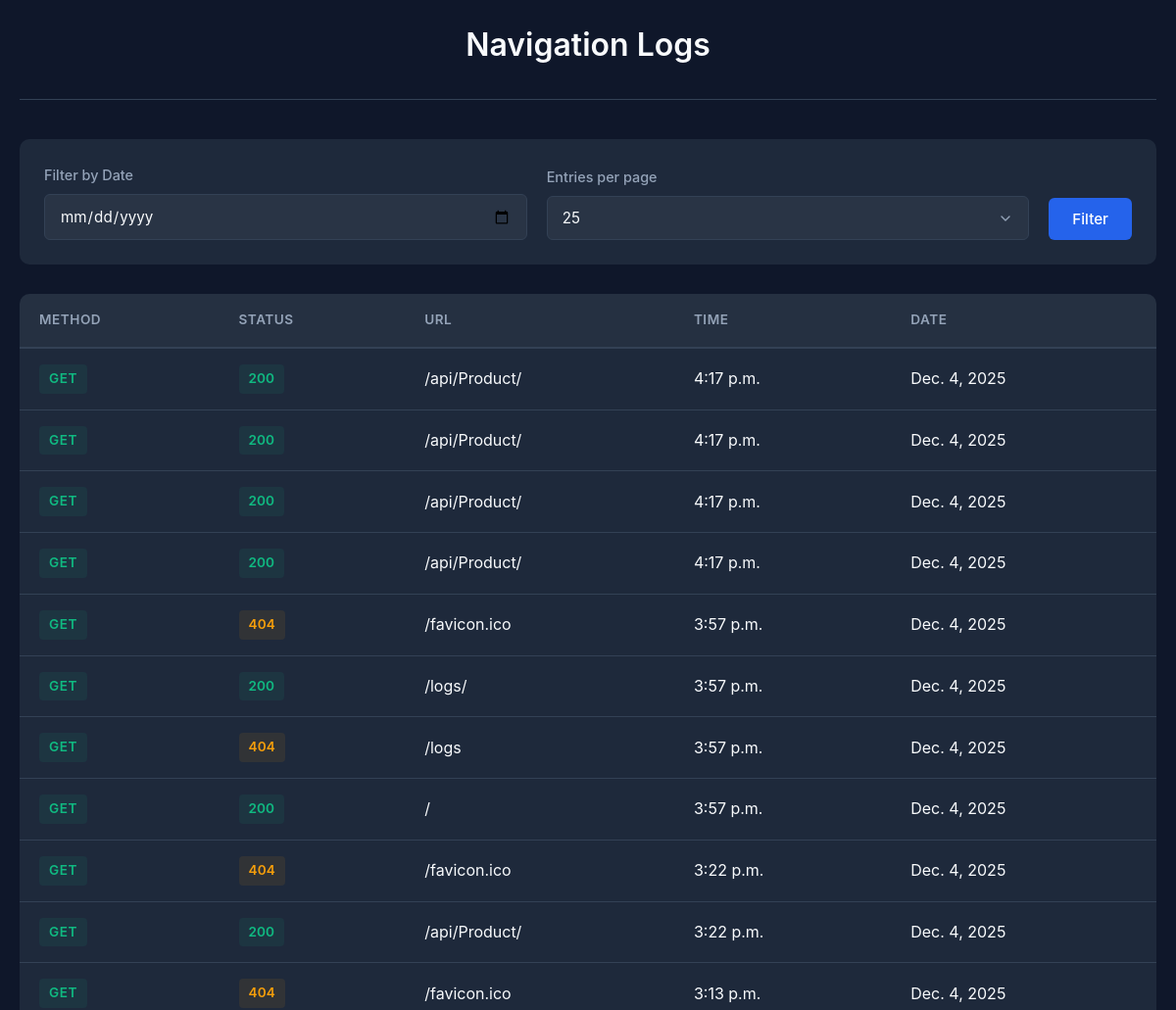
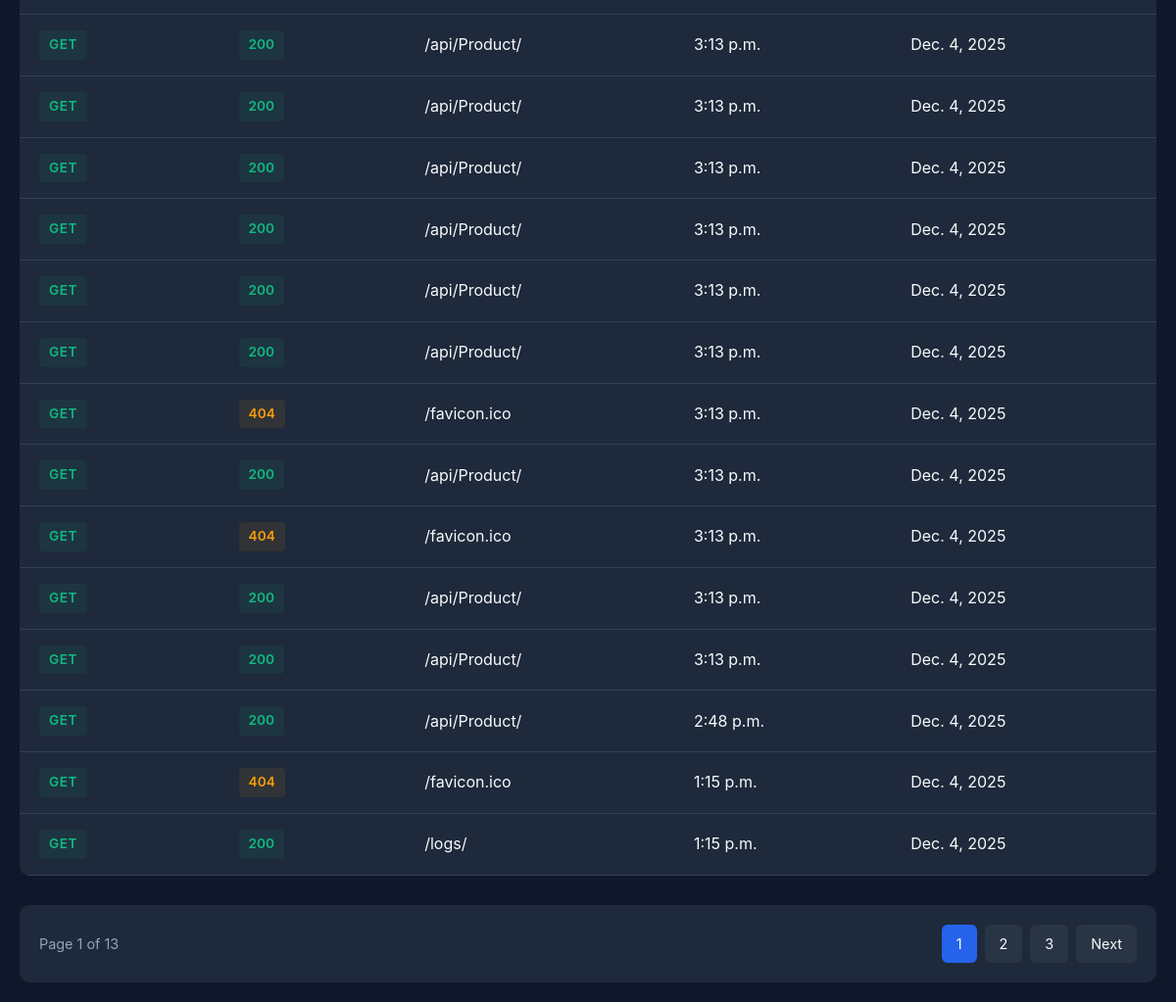
Page /logs/ (signed in) on the committed database (2 pictures, top to bottom).
### shop/models.py (models this page shows, shortened)
class NavigationLog(models.Model):
    user = models.ForeignKey(User, on_delete=models.CASCADE)
    date = models.DateField()
    time = models.TimeField()
    method = models.CharField(max_length=10)
    url = models.CharField(max_length=500)
    action = models.CharField(max_length=255)
    status_code = models.PositiveIntegerField(null=True, blank=True)

### shop/views.py (the view)
# urls.py: path('logs/', views.navi_view, name='logs'),
@login_required
def navi_view(request):
    logs = NavigationLog.objects.filter(user=request.user).order_by('-date', '-time')
    date_filter = request.GET.get('date')
    if date_filter:
        date_obj = parse_date(date_filter)
        if date_obj:
            logs = logs.filter(date=date_obj)
    try:
        per_page = int(request.GET.get('per_page', 25))
        if per_page <= 0:
            per_page = 25
    except (ValueError, TypeError):
        per_page = 25
    paginator = Paginator(logs, per_page)
    page_number = request.GET.get('page')
    page_obj = paginator.get_page(page_number)
    per_page_options = [10, 20, 25, 50, 100]
    return render(request, 'shop/nav.html', {
        'page_obj': page_obj,
        'date_filter': date_filter,
        'per_page': per_page,
        'per_page_options': per_page_options,
    })

### templates/shop/nav.html (shortened to what this page needs)
<!DOCTYPE html>
<html lang="en">
<head>
</head>
<body>
    <div class="container">
        <header>
            <h1>Navigation Logs</h1>
        </header>
        <form method="get" action="." class="filters">
            <div class="filter-group">
                <label for="date">Filter by Date</label>
                <input type="date" id="date" name="date" value="{{ date_filter|default:'' }}">
            </div>
            <div class="filter-group">
                <label for="per_page">Entries per page</label>
                <select id="per_page" name="per_page" onchange="this.form.submit()">
                    {% for option in per_page_options %}
                        <option value="{{ option }}" {% if per_page == option %}selected{% endif %}>{{ option }}</option>
                    {% endfor %}
                </select>
            </div>
            <div class="button-group">
                <button type="submit">Filter</button>
            </div>
        </form>
        <div class="table-container">
            <table>
                <thead>
                    <tr>
                        <th>Method</th>
                        <th>Status</th>
                        <th>URL</th>
                        <th>Time</th>
                        <th>Date</th>
                    </tr>
                </thead>
                <tbody>
                    {% for log in page_obj %}
                        <tr>
                            <td>
                                {% if log.method == 'GET' %}
                                    <span class="method method-get">{{ log.method }}</span>
                                {% elif log.method == 'POST' %}
                                    <span class="method method-post">{{ log.method }}</span>
                                {% elif log.method == 'PUT' %}
                                    <span class="method method-put">{{ log.method }}</span>
                                {% elif log.method == 'DELETE' %}
                                    <span class="method method-delete">{{ log.method }}</span>
                                {% else %}
                                    <span class="method">{{ log.method }}</span>
                                {% endif %}
                            </td>
                            <td>
                                {% if log.status_code >= 200 and log.status_code < 300 %}
                                    <span class="status status-2xx">{{ log.status_code }}</span>
                                {% elif log.status_code >= 300 and log.status_code < 400 %}
                                    <span class="status status-3xx">{{ log.status_code }}</span>
                                {% elif log.status_code >= 400 and log.status_code < 500 %}
                                    <span class="status status-4xx">{{ log.status_code }}</span>
                                {% else %}
                                    <span class="status status-5xx">{{ log.status_code }}</span>
                                {% endif %}
                            </td>
                            <td class="url">{{ log.url }}</td>
                            <td>{{ log.time }}</td>
                            <td>{{ log.date }}</td>
                        </tr>
                    {% empty %}
                        <tr>
                            <td colspan="5" class="no-data">No logs found.</td>
                        </tr>
                    {% endfor %}
                </tbody>
            </table>
        </div>
        <div class="pagination">
            <div class="page-info">
                Page {{ page_obj.number }} of {{ page_obj.paginator.num_pages }}
            </div>
            <div class="page-links">
                {% for num in page_obj.paginator.page_range %}
                    {% if num == page_obj.number %}
                        <span class="page-link active">{{ num }}</span>
                    {% elif num > page_obj.number|add:'-3' and num < page_obj.number|add:'3' %}
                        <a href="?{% if date_filter %}date={{ date_filter }}&{% endif %}per_page={{ per_page }}&page={{ num }}" class="page-link">{{ num }}</a>
                    {% endif %}
                {% endfor %}
                {% if page_obj.has_next %}
                    <a href="?{% if date_filter %}date={{ date_filter }}&{% endif %}per_page={{ per_page }}&page={{ page_obj.next_page_number }}" class="page-link">Next</a>
                {% endif %}
            </div>
        </div>
    </div>
</body>
</html>

### templates/shop/nav.html (style rules this page uses)
:root { --primary: #2563eb; --primary-dark: #1e40af; --dark: #0f172a; --dark-light: #1e293b; --text: #f8fafc; --text-muted: #94a3b8; --border: #334155; }
* { margin: 0; padding: 0; box-sizing: border-box; font-family: -apple-system, BlinkMacSystemFont, 'Segoe UI', Roboto, Oxygen, Ubuntu, sans-serif; }
body { background-color: var(--dark); color: var(--text); line-height: 1.6; padding: 20px; min-height: 100vh; }
.container { max-width: 1200px; margin: 0 auto; }
header { text-align: center; margin-bottom: 40px; padding-bottom: 20px; border-bottom: 1px solid var(--border); }
header h1 { font-size: 2rem; font-weight: 600; color: var(--text); margin-bottom: 10px; }
.filters { background: var(--dark-light); padding: 25px; border-radius: 10px; margin-bottom: 30px; display: flex; flex-wrap: wrap; gap: 20px; align-items: flex-end; }
.filter-group { flex: 1; min-width: 200px; }
label { display: block; margin-bottom: 8px; font-weight: 500; color: var(--text-muted); font-size: 0.9rem; }
input { width: 100%; padding: 12px 15px; background: rgba(255, 255, 255, 0.05); border: 1px solid var(--border); border-radius: 6px; color: var(--text); font-size: 0.95rem; transition: all 0.2s; }
select { width: 100%; padding: 12px 15px; background: rgba(255, 255, 255, 0.05); border: 1px solid var(--border); border-radius: 6px; color: var(--text); font-size: 0.95rem; transition: all 0.2s; appearance: none; -webkit-appearance: none; -moz-appearance: none; background-repeat: no-repeat; background-position: right 15px center; background-size: 16px; padding-right: 40px; }
select option { background-color: var(--dark-light); color: var(--text); padding: 12px; }
select option:checked { background-color: var(--primary); color: white; }
.button-group { display: flex; gap: 10px; align-items: center; }
button { padding: 12px 24px; background: var(--primary); color: white; border: none; border-radius: 6px; font-weight: 500; cursor: pointer; transition: background 0.2s; font-size: 0.95rem; }
.table-container { overflow-x: auto; margin-bottom: 30px; border-radius: 10px; background: var(--dark-light); }
table { width: 100%; border-collapse: collapse; min-width: 800px; }
th { background: rgba(255, 255, 255, 0.03); padding: 16px 20px; text-align: left; font-weight: 600; color: var(--text-muted); font-size: 0.85rem; text-transform: uppercase; letter-spacing: 0.5px; border-bottom: 2px solid var(--border); }
td { padding: 16px 20px; border-bottom: 1px solid var(--border); }
.method { display: inline-block; padding: 4px 10px; border-radius: 4px; font-size: 0.85rem; font-weight: 600; letter-spacing: 0.5px; }
.method-get { background: #10b98115; color: #10b981; }
.status { display: inline-block; padding: 4px 10px; border-radius: 4px; font-size: 0.85rem; font-weight: 600; }
.status-2xx { background: #10b98115; color: #10b981; }
.status-4xx { background: #f59e0b15; color: #f59e0b; }
.url { max-width: 400px; overflow: hidden; text-overflow: ellipsis; white-space: nowrap; }
.pagination { display: flex; justify-content: space-between; align-items: center; flex-wrap: wrap; gap: 20px; padding: 20px; background: var(--dark-light); border-radius: 10px; }
.page-info { color: var(--text-muted); font-size: 0.9rem; }
.page-links { display: flex; gap: 8px; align-items: center; }
.page-link { padding: 8px 15px; background: rgba(255, 255, 255, 0.05); color: var(--text); text-decoration: none; border-radius: 6px; font-size: 0.9rem; transition: all 0.2s; }
.page-link.active { background: var(--primary); color: white; }

### rows in the picture
NavigationLog: method "GET", status_code "200", url "/api/Product/", time "4:17 p.m.", date "Dec. 4, 2025"
NavigationLog: method "GET", status_code "200", url "/api/Product/", time "4:17 p.m.", date "Dec. 4, 2025"
NavigationLog: method "GET", status_code "200", url "/api/Product/", time "4:17 p.m.", date "Dec. 4, 2025"
NavigationLog: method "GET", status_code "200", url "/api/Product/", time "4:17 p.m.", date "Dec. 4, 2025"
NavigationLog: method "GET", status_code "404", url "/favicon.ico", time "3:57 p.m.", date "Dec. 4, 2025"
NavigationLog: method "GET", status_code "200", url "/logs/", time "3:57 p.m.", date "Dec. 4, 2025"
NavigationLog: method "GET", status_code "404", url "/logs", time "3:57 p.m.", date "Dec. 4, 2025"
NavigationLog: method "GET", status_code "200", url "/", time "3:57 p.m.", date "Dec. 4, 2025"
NavigationLog: method "GET", status_code "404", url "/favicon.ico", time "3:22 p.m.", date "Dec. 4, 2025"
NavigationLog: method "GET", status_code "200", url "/api/Product/", time "3:22 p.m.", date "Dec. 4, 2025"
NavigationLog: method "GET", status_code "404", url "/favicon.ico", time "3:13 p.m.", date "Dec. 4, 2025"
NavigationLog: method "GET", status_code "200", url "/api/Product/", time "3:13 p.m.", date "Dec. 4, 2025"
NavigationLog: method "GET", status_code "200", url "/api/Product/", time "3:13 p.m.", date "Dec. 4, 2025"
NavigationLog: method "GET", status_code "200", url "/api/Product/", time "3:13 p.m.", date "Dec. 4, 2025"
NavigationLog: method "GET", status_code "200", url "/api/Product/", time "3:13 p.m.", date "Dec. 4, 2025"
NavigationLog: method "GET", status_code "200", url "/api/Product/", time "3:13 p.m.", date "Dec. 4, 2025"
NavigationLog: method "GET", status_code "200", url "/api/Product/", time "3:13 p.m.", date "Dec. 4, 2025"
NavigationLog: method "GET", status_code "404", url "/favicon.ico", time "3:13 p.m.", date "Dec. 4, 2025"
NavigationLog: method "GET", status_code "200", url "/api/Product/", time "3:13 p.m.", date "Dec. 4, 2025"
NavigationLog: method "GET", status_code "404", url "/favicon.ico", time "3:13 p.m.", date "Dec. 4, 2025"
NavigationLog: method "GET", status_code "200", url "/api/Product/", time "3:13 p.m.", date "Dec. 4, 2025"
NavigationLog: method "GET", status_code "200", url "/api/Product/", time "3:13 p.m.", date "Dec. 4, 2025"
NavigationLog: method "GET", status_code "200", url "/api/Product/", time "2:48 p.m.", date "Dec. 4, 2025"
NavigationLog: method "GET", status_code "404", url "/favicon.ico", time "1:15 p.m.", date "Dec. 4, 2025"
NavigationLog: method "GET", status_code "200", url "/logs/", time "1:15 p.m.", date "Dec. 4, 2025"

### other values in the picture
{{ page_obj.number }} "1"
{{ page_obj.paginator.num_pages }} "13"
{{ num }} "1"
{{ num }} "2" "3"
form field per_page "25"
